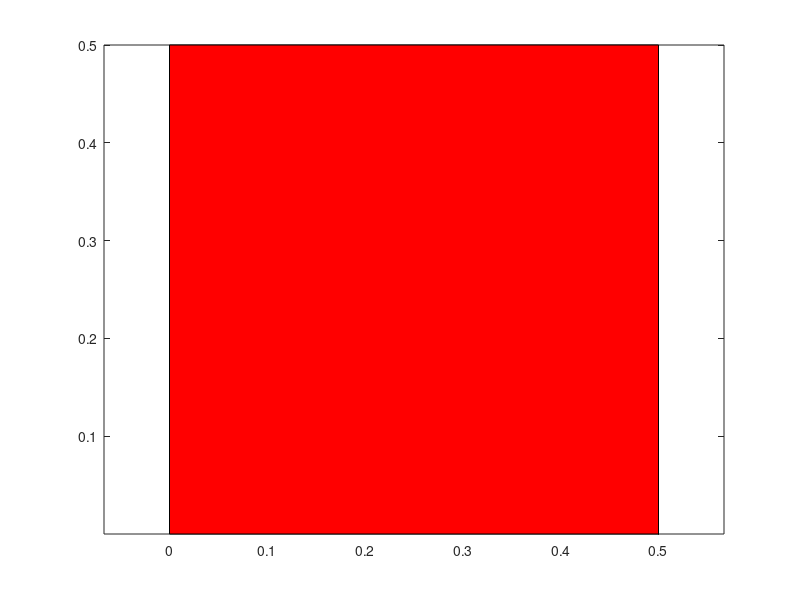

The MATLAB source for this figure:

%% CROSS SECTION SHAPE
clear; clc;
shapes = {'Rectangle', 'T', 'I', 'L', 'Pi', 'Cross', 'Z', 'Inscribed polygon','Custom'};
[shape,SelectionResult] = listdlg('PromptString','Select a shape','SelectionMode','single','ListString',shapes);
% d1 = 0.05;
% barDiameter = 20;

dlg_title = shapes{shape}; %

switch shape
    case 1 %Rectangle
        prompt = {'Width (m):','Height (m):'};
        defaultans = {'0.5','0.5'};
        answer = inputdlg(prompt,dlg_title,1,defaultans);
        B = str2double(answer{1}); H = str2double(answer{2});
        points = [ 0 , 0   ;   B , 0   ;   B , H   ;   0 , H ];
        
    case 2 %T-section
        prompt = {'Web thickness (m):','Web height (m):','Flange width (m):','Flange thickness (m):','invert (yes/no):'};
        defaultans = {'0.25','0.5','1.00','0.15','no'};
        answer = inputdlg(prompt,dlg_title,1,defaultans);
        tw = str2double(answer{1}); H = str2double(answer{2}); B = str2double(answer{3}); tf = str2double(answer{4}); invert=answer{5};
        points = [ (B - tw)/2 , 0   ;   (B + tw)/2 , 0   ;   (B + tw)/2 , H - tf   ;   B , H - tf   ;   B , H   ;   0 , H   ;   0 , H - tf   ;   (B - tw)/2 , H - tf ];
        if strcmpi(invert,'yes')
            points = PointsMirrorXorY(points,'X');
            points = PointsBottomLeftRelocate(points);
        end
        
    case 3 %I-section
        prompt = {'Web thickness (m):','Web height (m):','Top Flange width (m):','Top Flange thickness (m):','Bottom Flange width (m):','Bottom Flange thickness (m):',};
        defaultans = {'0.05','0.5','1.00','0.10','0.80','0.15'};
        answer = inputdlg(prompt,dlg_title,1,defaultans);
        tw = str2double(answer{1}); H = str2double(answer{2}); B_top = str2double(answer{3}); tf_top = str2double(answer{4}); B_bot = str2double(answer{5}); tf_bot = str2double(answer{6});
        
        points = [ 0 , 0   ;   B_bot , 0   ;   B_bot , tf_bot   ;   (B_bot + tw)/2 , tf_bot   ;   (B_bot + tw)/2 , H - tf_top   ;   (B_bot + B_top)/2 , H - tf_top   ;   (B_bot + B_top)/2 , H   ; ...
            (B_bot - B_top)/2 , H   ;   (B_bot - B_top)/2 , H - tf_top   ;   (B_bot - tw)/2 , H - tf_top   ;   (B_bot - tw)/2 , tf_bot   ;   0 , tf_bot ];
        points = PointsBottomLeftRelocate(points);
        
    case 4 %L-section
        prompt = {'Web thickness (m):','Web height (m):','Flange width (m):','Flange thickness (m):','invert x (yes/no):','invert y (yes/no):'};
        defaultans = {'0.03','0.15','0.2','0.05','no','no'};
        answer = inputdlg(prompt,dlg_title,1,defaultans);
        tw = str2double(answer{1}); H = str2double(answer{2}); B = str2double(answer{3}); tf = str2double(answer{4}); invertX=answer{5} ; invertY=answer{6};
        points = [ 0 , 0   ;   B , 0   ;   B , tf   ;   tw , tf   ;   tw , H   ;   0 , H ];
        if strcmpi(invertX,'yes')
            points = PointsMirrorXorY(points,'X');
            points = PointsBottomLeftRelocate(points);
        end
        if strcmpi(invertY,'yes')
            points = PointsMirrorXorY(points,'Y');
            points = PointsBottomLeftRelocate(points);
        end
        
    case 5 %Pi-section
    prompt = {'Web thickness (m):','Web height (m):','Flange width (m):','Flange thickness (m):','invert x (yes/no):','invert y (yes/no):'};
        defaultans = {'0.03','0.15','0.2','0.05','no','no'};
        answer = inputdlg(prompt,dlg_title,1,defaultans);
        tw = str2double(answer{1}); H = str2double(answer{2}); B = str2double(answer{3}); tf = str2double(answer{4}); invertX=answer{5} ; invertY=answer{6};
        points = [ 0 , 0   ;   tw , 0   ;   tw , H - tf   ;   B - tw , H - tf   ;   B - tw , 0   ;   B , 0   ;   B , H;   0 , H ];
        if strcmpi(invertX,'yes')
            points = PointsMirrorXorY(points,'X');
            points = PointsBottomLeftRelocate(points);
        end

        
    case 6
    points = [0, 0 ; S, 0 ; S, H - S ; B - S, H - S ; B - S, 0 ; B, 0 ; B, H ; 0, H];
    case 7
    points = [(B - S)/2, 0 ; (B + S)/2, 0 ; (B + S)/2, (H - S)/2 ; B, (H - S)/2 ; B, (H + S)/  2 ; (B + S)/2, (H + S)/2 ; (B + S)/2, H ; (B - S)/2,  H ; (B - S)/2, (H + S)/2 ; 0, (H + S)/2 ; 0, (H - S)/ 2 ; (B - S)/2, (H - S)/2];
    case 8
    if mod(sides,2) == 0
        if mod(sides/2,2) == 0
            tf = (1/(2*sides):1/sides:1)'*2*pi;
        else
            tf = (0:1/sides:1-1/sides)'*2*pi;
        end
    else
            tf = (pi/2:2*pi/sides:2*pi+pi/2-2*pi/sides)';
    end
    points = B*[cos(tf), sin(tf)];
    case 9
    points = [];
end

% sides = 3;
fill(points(:,1),points(:,2),'r')
axis equal

%% 
